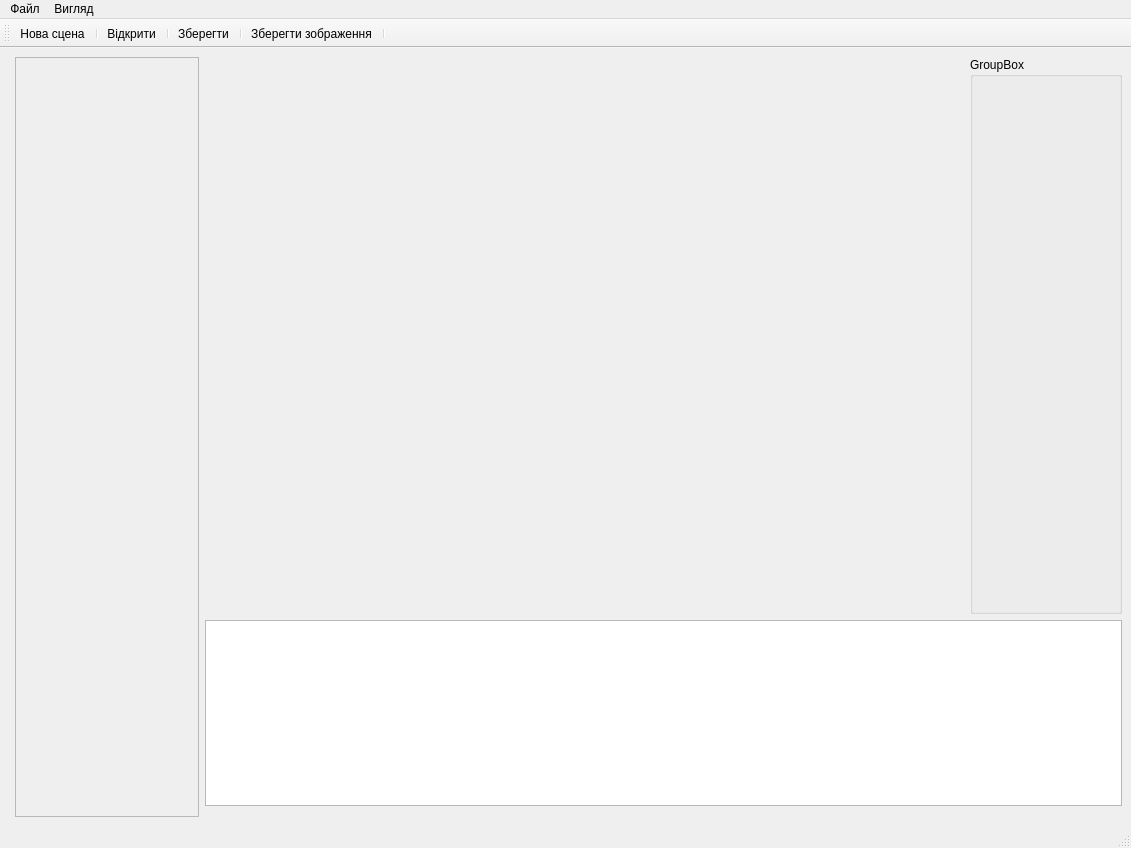
<?xml version="1.0" encoding="UTF-8"?>
<ui version="4.0">
 <class>MainWindow</class>
 <widget class="QMainWindow" name="MainWindow">
  <property name="geometry">
   <rect>
    <x>0</x>
    <y>0</y>
    <width>1131</width>
    <height>848</height>
   </rect>
  </property>
  <property name="cursor">
   <cursorShape>ArrowCursor</cursorShape>
  </property>
  <property name="windowTitle">
   <string>MainWindow</string>
  </property>
  <property name="whatsThis">
   <string>&lt;html&gt;&lt;head/&gt;&lt;body&gt;&lt;p&gt;&lt;br/&gt;&lt;/p&gt;&lt;/body&gt;&lt;/html&gt;</string>
  </property>
  <property name="styleSheet">
   <string notr="true">font: 75 9pt &quot;MS Shell Dlg 2&quot;;
</string>
  </property>
  <property name="toolButtonStyle">
   <enum>Qt::ToolButtonIconOnly</enum>
  </property>
  <property name="animated">
   <bool>true</bool>
  </property>
  <property name="documentMode">
   <bool>false</bool>
  </property>
  <widget class="QWidget" name="centralwidget">
   <layout class="QHBoxLayout" name="horizontalLayout_2" stretch="0,1,5">
    <item>
     <widget class="QSplitter" name="splitter_2">
      <property name="orientation">
       <enum>Qt::Horizontal</enum>
      </property>
      <widget class="QSplitter" name="splitter">
       <property name="orientation">
        <enum>Qt::Vertical</enum>
       </property>
      </widget>
     </widget>
    </item>
    <item>
     <widget class="QScrollArea" name="scrollArea">
      <property name="widgetResizable">
       <bool>true</bool>
      </property>
      <widget class="QWidget" name="scrollAreaWidgetContents">
       <property name="geometry">
        <rect>
         <x>0</x>
         <y>0</y>
         <width>181</width>
         <height>737</height>
        </rect>
       </property>
      </widget>
     </widget>
    </item>
    <item>
     <layout class="QVBoxLayout" name="verticalLayout" stretch="3,1">
      <property name="bottomMargin">
       <number>11</number>
      </property>
      <item>
       <layout class="QHBoxLayout" name="horizontalLayout" stretch="5,1">
        <item>
         <widget class="QWidget" name="widget" native="true">
          <property name="cursor">
           <cursorShape>CrossCursor</cursorShape>
          </property>
          <property name="autoFillBackground">
           <bool>true</bool>
          </property>
         </widget>
        </item>
        <item>
         <widget class="QGroupBox" name="tools_box">
          <property name="autoFillBackground">
           <bool>true</bool>
          </property>
          <property name="title">
           <string>GroupBox</string>
          </property>
         </widget>
        </item>
       </layout>
      </item>
      <item>
       <widget class="QTextBrowser" name="textBrowser"/>
      </item>
     </layout>
    </item>
   </layout>
  </widget>
  <widget class="QStatusBar" name="statusBar"/>
  <widget class="QMenuBar" name="menuBar">
   <property name="geometry">
    <rect>
     <x>0</x>
     <y>0</y>
     <width>1131</width>
     <height>24</height>
    </rect>
   </property>
   <widget class="QMenu" name="menu">
    <property name="title">
     <string>Файл</string>
    </property>
    <addaction name="save"/>
    <addaction name="save_as"/>
    <addaction name="save_image"/>
    <addaction name="open"/>
    <addaction name="new_scene"/>
   </widget>
   <widget class="QMenu" name="menu_2">
    <property name="title">
     <string>Вигляд</string>
    </property>
    <addaction name="tools"/>
    <addaction name="console"/>
    <addaction name="settings"/>
   </widget>
   <addaction name="menu"/>
   <addaction name="menu_2"/>
  </widget>
  <widget class="QToolBar" name="toolBar">
   <property name="windowTitle">
    <string>toolBar_2</string>
   </property>
   <property name="autoFillBackground">
    <bool>false</bool>
   </property>
   <property name="movable">
    <bool>true</bool>
   </property>
   <attribute name="toolBarArea">
    <enum>TopToolBarArea</enum>
   </attribute>
   <attribute name="toolBarBreak">
    <bool>false</bool>
   </attribute>
   <addaction name="new_scene"/>
   <addaction name="separator"/>
   <addaction name="open"/>
   <addaction name="separator"/>
   <addaction name="save"/>
   <addaction name="separator"/>
   <addaction name="save_image"/>
   <addaction name="separator"/>
  </widget>
  <action name="open">
   <property name="icon">
    <iconset>
     <normaloff>folder-horizontal-open.png</normaloff>folder-horizontal-open.png</iconset>
   </property>
   <property name="text">
    <string>Відкрити</string>
   </property>
  </action>
  <action name="save_as">
   <property name="icon">
    <iconset>
     <normaloff>disks-black.png</normaloff>disks-black.png</iconset>
   </property>
   <property name="text">
    <string>Зберегти як...</string>
   </property>
  </action>
  <action name="tools">
   <property name="checkable">
    <bool>true</bool>
   </property>
   <property name="checked">
    <bool>true</bool>
   </property>
   <property name="enabled">
    <bool>true</bool>
   </property>
   <property name="icon">
    <iconset>
     <normaloff>hammer.png</normaloff>hammer.png</iconset>
   </property>
   <property name="text">
    <string>Інструменти</string>
   </property>
  </action>
  <action name="console">
   <property name="checkable">
    <bool>true</bool>
   </property>
   <property name="checked">
    <bool>true</bool>
   </property>
   <property name="enabled">
    <bool>true</bool>
   </property>
   <property name="icon">
    <iconset>
     <normaloff>terminal.gif</normaloff>terminal.gif</iconset>
   </property>
   <property name="text">
    <string>Консоль</string>
   </property>
  </action>
  <action name="save">
   <property name="icon">
    <iconset>
     <normaloff>disk-black.png</normaloff>disk-black.png</iconset>
   </property>
   <property name="text">
    <string>Зберегти</string>
   </property>
  </action>
  <action name="new_scene">
   <property name="icon">
    <iconset>
     <normaloff>plus-circle.png</normaloff>plus-circle.png</iconset>
   </property>
   <property name="text">
    <string>Нова сцена</string>
   </property>
  </action>
  <action name="save_image">
   <property name="icon">
    <iconset>
     <normaloff>image.png</normaloff>image.png</iconset>
   </property>
   <property name="text">
    <string>Зберегти зображення...</string>
   </property>
  </action>
  <action name="settings">
   <property name="icon">
    <iconset>
     <normaloff>gear.png</normaloff>gear.png</iconset>
   </property>
   <property name="text">
    <string>Налаштування</string>
   </property>
  </action>
 </widget>
 <resources/>
 <connections/>
</ui>
